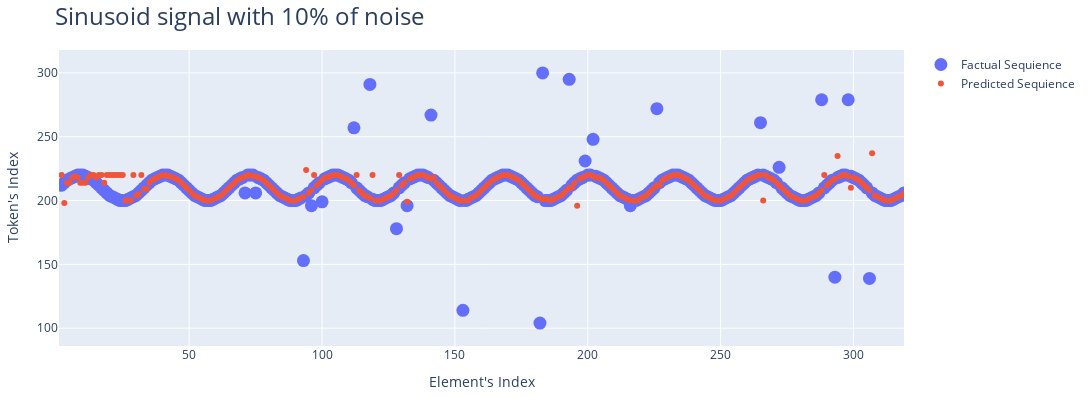

The cell this chart's notebook holds for it:
### Code cell
plot_sequence_prediction(factual_seq=sin_seq_noised[1:], predicted_seq=sin_noiz_predicts, start_from_idx=0, height=400, width=1600, plot_name="Sinusoid signal with 10% of noise")

### Figure 1 — Plotly figure (JSON) as saved in the notebook; plotly's stock layout.template omitted (floating-point values rounded to 4 significant figures; data arrays with more than 128 entries replaced by an {"elided": "..."} marker saying what was removed)
{"data": [{"marker": {"size": 13}, "mode": "markers", "name": "Factual Sequience", "type": "scatter", "x": {"elided": "318 int values"}, "y": {"elided": "319 int values"}}, {"mode": "markers", "name": "Predicted Sequience", "type": "scatter", "x": {"elided": "318 int values"}, "y": {"elided": "319 int values"}}], "layout": {"height": 400, "margin": {"b": 50, "l": 50, "r": 50, "t": 50}, "title": {"font": {"size": 24}, "text": "Sinusoid signal with 10% of noise"}, "width": 1600, "xaxis": {"range": [1, 319], "title": {"text": "Element's Index"}, "type": "linear"}, "yaxis": {"autorange": true, "range": [86.09, 317.9], "title": {"text": "Token's Index"}, "type": "linear"}}}
